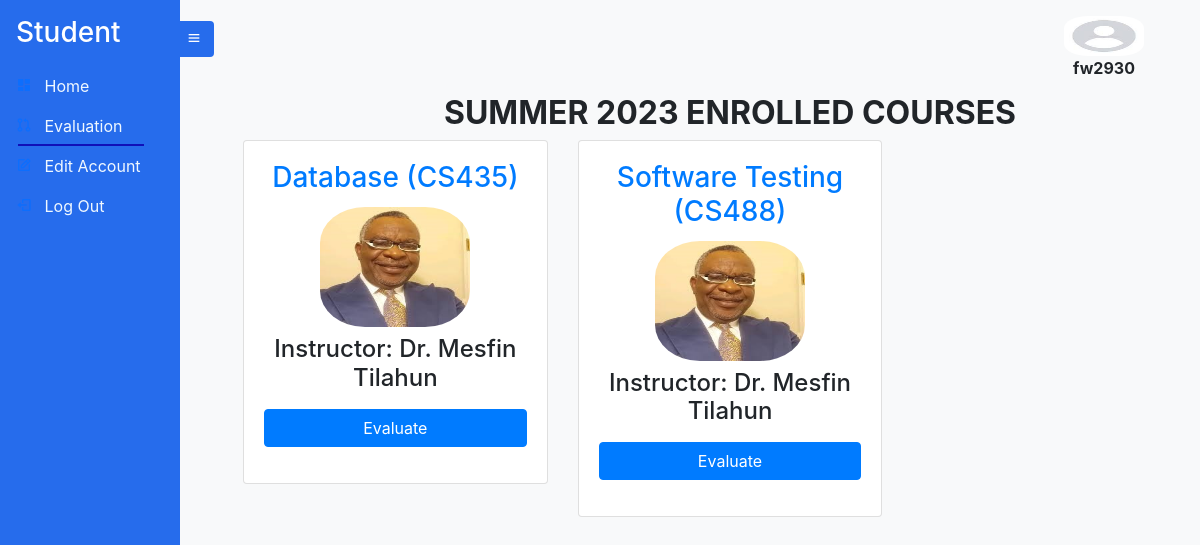
/evaluate (signed in), run on the app's committed database.
### Account/models.py (models this page shows)
class Account(AbstractUser):
    Role = models.CharField(max_length=25, null=True , choices=rolechoice ,  blank=True)
    email = models.EmailField(
        verbose_name='email address',
        max_length=255,
        unique=True,
    )

### Course/models.py (models this page shows, shortened)
class Term(models.Model):
    Term_id = models.UUIDField(default=uuid.uuid4, unique=True,
                          primary_key=True, editable=False)
    Season = models.CharField(max_length=10 , null=True ,  choices=seasonchoice , blank=True)
    current_year = datetime.now().year
    Year = models.IntegerField(
        default=current_year,
        validators=[
            MinValueValidator(current_year),
            MaxValueValidator(current_year + 1)
        ],
    )
    Courses_Given = models.ManyToManyField(Course)
    EvaluationDone = models.BooleanField(null=True , blank=True)

class Course(models.Model):
    Course_id =  models.CharField(max_length=20 , unique=True,primary_key=True)
    CourseName = models.CharField(max_length=20 , null=True , blank=True)
    CourseType = models.CharField(max_length=10 , null=True ,  choices=coursetype , blank=True)
    CreditHour = models.IntegerField(null=True , blank=True)
    Department = models.CharField(max_length=10 , null=True ,  choices=departmentchoice , blank=True)
    Instructors = models.ManyToManyField(Instructor)

### Instructor/models.py (models this page shows, shortened)
class Instructor(models.Model):
    Instructor_id =  models.CharField(max_length=20 , unique=True,primary_key=True)
    Account_id = models.OneToOneField(Account, on_delete=models.CASCADE, related_name='instructor')
    Title = models.CharField(max_length=10 , null=True ,  choices=titlechoice , blank=True)
    FirstName = models.CharField(max_length=20 , null=True , blank=True)
    LastName =  models.CharField(max_length=20 , null=True , blank=True)
    Sex = models.CharField(max_length=25, null=True , choices=genderchoice ,  blank=True)
    ProfilePic= models.FileField(null=True, blank=True, upload_to='profilepic/', default="profilepic/defaultprofile.jpeg")

### Student/views.py (the view)
# urls.py: path('evaluate' , student_evaluate_page , name='evaluate'),
def student_evaluate_page(request):
    term = Term.objects.last()
    student = Student.objects.get(Account_id=request.user)
    student_enrollments = StudentCourseEnrollment.objects.filter(student=student, term=term)
    student_evaluation_result = StudentEvaluationResult.objects.filter(Student_id = student)
    evaluated_courses = []
    if student_evaluation_result:
        for student_evaluation in student_evaluation_result:
            evaluated_courses.append(student_evaluation.Course_id.Course_id)
    courses_data = []
    for enrollment in student_enrollments:
        instructors_data = []
        for instructor in enrollment.course.Instructors.all():
            instructor_info = {
                'name': f'{instructor.FirstName} {instructor.LastName}',
                'title': instructor.Title,
                'instructor_id':instructor.Instructor_id ,
                'profile_pic': instructor.ProfilePic.url if instructor.ProfilePic else None,
            }
            instructors_data.append(instructor_info)
        course_data = {
            'course_name': enrollment.course.CourseName,
            'course_id':enrollment.course.Course_id,
            'instructors': instructors_data,
            'evaluate_url': f'/evaluate/{enrollment.id}/',  # Replace with the actual URL for evaluation
        }
        courses_data.append(course_data)
    context = {
        'courses_data': courses_data,
        'term': term,
        'active_page':'evaluation',
        'student':student,
        'evaluated_courses':evaluated_courses,
    }
    return render(request, 'student/evaluate.html', context)

### templates/student/evaluate.html (shortened to what this page needs)
{% extends 'student/student.html' %}
{% block content %}
  <div class="container mt-4">
    <h2 class="text-center text-uppercase font-weight-bold">{{ term.Season }} {{ term.Year }} Enrolled Courses</h2>
    {% if courses_data %}
      <div class="row">
        {% for course in courses_data %}
          <div class="col-md-4 mb-4">
            <div class="card">
              <div class="card-body">
                <div class="text-center">
                <h3 class="card-title text-primary">{{ course.course_name }} ({{ course.course_id }})</h3>
                {% for instructor in course.instructors %}
                  {% if instructor.profile_pic %}
                  <img src="{{ instructor.profile_pic }}" alt="{{ instructor.name }} Profile Pic" class="img-fluid mb-2" style="height: 120px; width: 150px; border-radius: 30%;">
                  {% endif %}
                  <h4 class="mb-3">Instructor: {{ instructor.title }} {{ instructor.name }} </h4>
                  <div class="mb-3 d-md-flex">
                    {% if course.course_id in evaluated_courses   %}
                    <a href="#" class="btn btn-primary w-100 max-width-300 disabled">Evaluated</a>
                    {% else %}
                    <a href="{% url 'evaluate_course' student.Student_id course.course_id instructor.instructor_id %}" class="btn btn-primary w-100 max-width-300">Evaluate</a>
                    {% endif %}
                   </div>
                </div>
                  {% endfor %}
              </div>
            </div>
          </div>
        {% endfor %}
      </div>
    {% else %}
      <p class="text-muted text-center">No enrolled courses for the selected term.</p>
    {% endif %}
  </div>
{% endblock %}

### templates/student/student.html (shortened to what this page needs)
{% extends 'sidebarbase.html' %}
{% block content1 %}
  <div class="side-navbar active-nav d-flex justify-content-between flex-wrap flex-column" id="sidebar">
    <ul class="nav flex-column text-white w-100">
      <a href="#" class="nav-link h3 text-white my-2">
        Student
      </a>
      <li class="nav-link {% if active_page == 'home' %}active{% endif %}">
        <i class="bx bxs-dashboard"></i>
        <span class="mx-2"><a class="inner-anchor" href="{% url 'studenthomepage' %}"> Home</a></span>
      </li>
      <li class="nav-link {% if active_page == 'evaluation' %}active{% endif %}">
        <i class="bx bx-git-pull-request"></i>
        <span class="mx-2"><a class="inner-anchor" href="{% url 'evaluate' %}">Evaluation</a></span>
      </li>
      <li class="nav-link {% if active_page == 'editaccount' %}active{% endif %}">
        <i class="bx bx-edit"></i>
        <span class="mx-2"><a class="inner-anchor" href="{% url 'editpassword' %}"> Edit Account</a></span>
      </li>
      <li class="nav-link {% if active_page == 'logout' %}active{% endif %}">
        <i class="bx bx-log-out"></i>
        <span class="mx-2"><a class="inner-anchor" href="{% url 'logout' %}" > Log Out </a></span>
      </li>
    </ul>
  </div>
  <div class="p-2 active-cont my-container overflow-hidden">
    <nav class="navbar top-navbar navbar-light bg-light px-5">
      <a class="btn border-0" id="menu-btn"><i class="bx bx-menu"></i></a>
      <figure id="image" style="height: 30px; background-color: white">
        <img src="/static/images/profilePic/defaultprofile.jpeg" style="height: 40px; width: 80px; border-radius: 30%;">
        <figcaption style="text-align: center;"><b>{{user.username}}</b></figcaption>
      </figure>
    </nav>
    {% block content %}
    {% endblock %}
{% endblock %}

### static/styles/sidebar.css (style rules this page uses)
* { margin: 0; padding: 0; box-sizing: border-box; }
body { min-height: 100vh; background-color:#f8f9fa; }
.side-navbar { width: 180px; height: 100%; position: fixed; margin-left: -300px; background-color:rgb(38, 108, 236); transition: 0.5s; }
.active-nav { margin-left: 0; }
.active-cont { margin-left: 180px; }
#menu-btn { background-color:rgb(38, 108, 236); color: #fff; margin-left: -62px; }
#image { max-width: 300px; height: 80px; border-radius: 50%; top: 10px; right: 0px; }
.inner-anchor { color: aliceblue; text-decoration: black; }
.container { margin-left: 40px; }
.bg-light { background-color: rgb(38, 108, 236);; }
.nav-link.active { position: relative; }
.nav-link.active:after { content: ''; position: absolute; bottom: 0; left: 10%; width: 70%; height: 2px; background-color: rgb(16, 16, 185); }

### data on the page
Account: username "fw2930"
Term: Season "SUMMER", Year "2023"
Course: course_name "Database", course_id "CS435"
Instructor: title "Dr." "Dr."
Course: course_name "Software Testing", course_id "CS488"

### other printed values
{{ instructor.name }} "Mesfin Tilahun" "Mesfin Tilahun"
